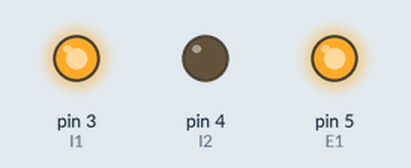
This sketch was run on a simulated Arduino Mega 2560, built with avr-gcc and run on an emulated ATmega2560. Parts: output pins drawn as LEDs (lit = HIGH).

Above: at 0.5 s.
At 7.5 s:
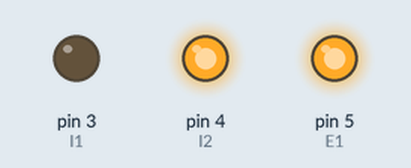
At 13.5 s:
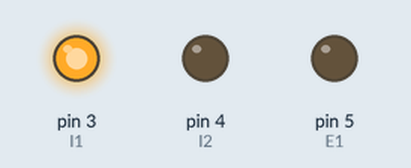
At 24.0 s:
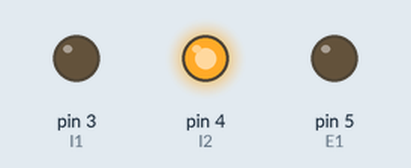
Timing chart, 0 to 33.8 s (numbered marks = the images above):
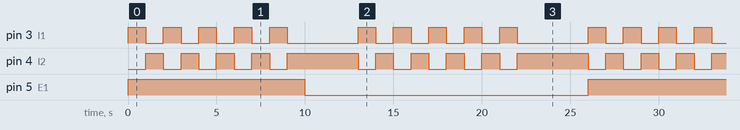

Measured:
- by itself, pin 3 (I1): repeats every 13.0 s: 4 × (LOW 1.0 s, HIGH 1.0 s), LOW 4.0 s, HIGH 1.0 s
- by itself, pin 4 (I2): repeats every 13.0 s: 3 × (LOW 1.0 s, HIGH 1.0 s), LOW 1.0 s, HIGH 4.0 s, LOW 1.0 s, HIGH 1.0 s
- by itself, pin 5 (E1): alternates HIGH for 10.0 s and LOW for 16.0 s

The sketch:

LESSON21_MEGA.ino
```cpp
#define E1 5
#define I1 3
#define I2 4
int i;


void setup() {
  // put your setup code here, to run once:
  pinMode(E1, OUTPUT);
  pinMode(I1, OUTPUT);
  pinMode(I2, OUTPUT);
}

void backForward()
{
 for(i=0;i<5;i++)
  {
    digitalWrite(I1, HIGH);//one way
    digitalWrite(I2, LOW);
    delay(1000);
    digitalWrite(I1, LOW);
    digitalWrite(I2, HIGH);
    delay(1000);
  }
  digitalWrite(E1, LOW);
  delay(3000);
}

void loop() {
  // put your main code here, to run repeatedly:
  Serial.println("One way, then reverse");
  digitalWrite(E1, HIGH); //enable on
  backForward();
  backForward();
}
```
